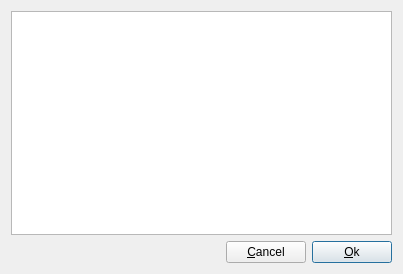
<?xml version="1.0" encoding="UTF-8"?>
<ui version="4.0">
 <class>SongInfo</class>
 <widget class="QDialog" name="SongInfo">
  <property name="geometry">
   <rect>
    <x>0</x>
    <y>0</y>
    <width>403</width>
    <height>274</height>
   </rect>
  </property>
  <property name="windowTitle">
   <string>Song Information</string>
  </property>
  <layout class="QVBoxLayout">
   <item>
    <layout class="QVBoxLayout">
     <property name="margin">
      <number>0</number>
     </property>
     <item>
      <widget class="QTextEdit" name="songInfoText"/>
     </item>
     <item>
      <layout class="QHBoxLayout">
       <item>
        <spacer name="spacer1">
         <property name="orientation">
          <enum>Qt::Horizontal</enum>
         </property>
         <property name="sizeType">
          <enum>QSizePolicy::Expanding</enum>
         </property>
         <property name="sizeHint" stdset="0">
          <size>
           <width>311</width>
           <height>20</height>
          </size>
         </property>
        </spacer>
       </item>
       <item>
        <widget class="QPushButton" name="buttonCancel">
         <property name="text">
          <string>&amp;Cancel</string>
         </property>
         <property name="shortcut">
          <string>Alt+C</string>
         </property>
        </widget>
       </item>
       <item>
        <widget class="QPushButton" name="buttonOk">
         <property name="text">
          <string>&amp;Ok</string>
         </property>
         <property name="shortcut">
          <string>Alt+O</string>
         </property>
         <property name="default">
          <bool>true</bool>
         </property>
        </widget>
       </item>
      </layout>
     </item>
    </layout>
   </item>
  </layout>
 </widget>
 <layoutdefault spacing="6" margin="11"/>
 <resources/>
 <connections>
  <connection>
   <sender>buttonOk</sender>
   <signal>clicked()</signal>
   <receiver>SongInfo</receiver>
   <slot>accept()</slot>
   <hints>
    <hint type="sourcelabel">
     <x>20</x>
     <y>20</y>
    </hint>
    <hint type="destinationlabel">
     <x>20</x>
     <y>20</y>
    </hint>
   </hints>
  </connection>
  <connection>
   <sender>buttonCancel</sender>
   <signal>clicked()</signal>
   <receiver>SongInfo</receiver>
   <slot>reject()</slot>
   <hints>
    <hint type="sourcelabel">
     <x>20</x>
     <y>20</y>
    </hint>
    <hint type="destinationlabel">
     <x>20</x>
     <y>20</y>
    </hint>
   </hints>
  </connection>
 </connections>
</ui>
